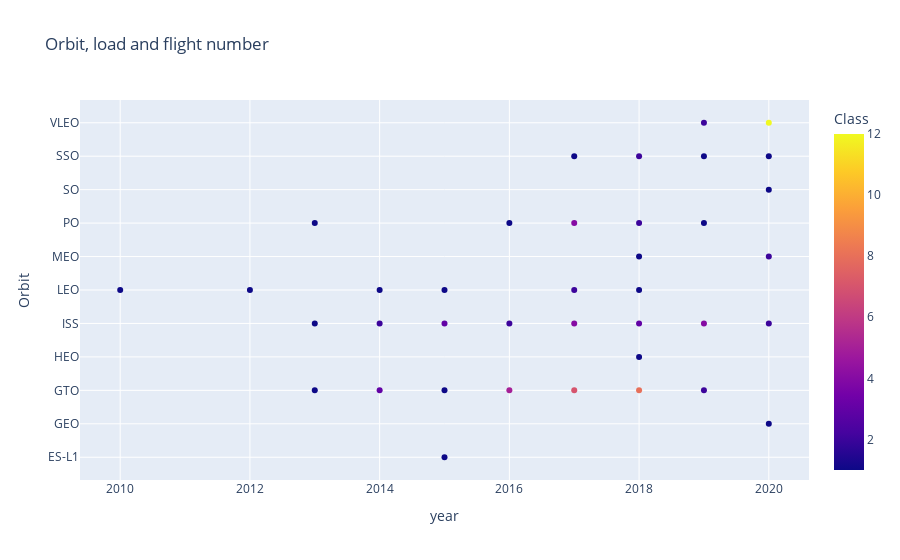

Notebook cell for this chart:
### Code cell
fig = px.scatter(df_inv_load, x="year", y="Orbit", color="Class",
                 hover_name="Orbit", 
                 title='Orbit, load and flight number', size_max=15)
fig.show()

### Figure 1 — Plotly figure (JSON) as saved in the notebook; plotly's stock layout.template omitted (floating-point values rounded to 4 significant figures)
{"data": [{"hovertemplate": "<b>%{hovertext}</b><br><br>year=%{x}<br>Orbit=%{y}<br>Class=%{marker.color}<extra></extra>", "hovertext": ["ES-L1", "GEO", "GTO", "GTO", "GTO", "GTO", "GTO", "GTO", "GTO", "HEO", "ISS", "ISS", "ISS", "ISS", "ISS", "ISS", "ISS", "ISS", "LEO", "LEO", "LEO", "LEO", "LEO", "LEO", "MEO", "MEO", "PO", "PO", "PO", "PO", "PO", "SO", "SSO", "SSO", "SSO", "SSO", "VLEO", "VLEO"], "legendgroup": "", "marker": {"color": [1, 1, 1, 3, 1, 5, 7, 8, 2, 1, 1, 2, 3, 2, 4, 3, 4, 2, 1, 1, 1, 1, 2, 1, 1, 2, 1, 1, 4, 2, 1, 1, 1, 2, 1, 1, 2, 12], "coloraxis": "coloraxis", "symbol": "circle"}, "mode": "markers", "name": "", "orientation": "h", "showlegend": false, "type": "scatter", "x": [2015, 2020, 2013, 2014, 2015, 2016, 2017, 2018, 2019, 2018, 2013, 2014, 2015, 2016, 2017, 2018, 2019, 2020, 2010, 2012, 2014, 2015, 2017, 2018, 2018, 2020, 2013, 2016, 2017, 2018, 2019, 2020, 2017, 2018, 2019, 2020, 2019, 2020], "xaxis": "x", "y": ["ES-L1", "GEO", "GTO", "GTO", "GTO", "GTO", "GTO", "GTO", "GTO", "HEO", "ISS", "ISS", "ISS", "ISS", "ISS", "ISS", "ISS", "ISS", "LEO", "LEO", "LEO", "LEO", "LEO", "LEO", "MEO", "MEO", "PO", "PO", "PO", "PO", "PO", "SO", "SSO", "SSO", "SSO", "SSO", "VLEO", "VLEO"], "yaxis": "y"}], "layout": {"coloraxis": {"colorbar": {"title": {"text": "Class"}}, "colorscale": [[0, "#0d0887"], [0.1111, "#46039f"], [0.2222, "#7201a8"], [0.3333, "#9c179e"], [0.4444, "#bd3786"], [0.5556, "#d8576b"], [0.6667, "#ed7953"], [0.7778, "#fb9f3a"], [0.8889, "#fdca26"], [1, "#f0f921"]]}, "legend": {"tracegroupgap": 0}, "title": {"text": "Orbit, load and flight number"}, "xaxis": {"anchor": "y", "domain": [0, 1], "title": {"text": "year"}}, "yaxis": {"anchor": "x", "domain": [0, 1], "title": {"text": "Orbit"}}}}
